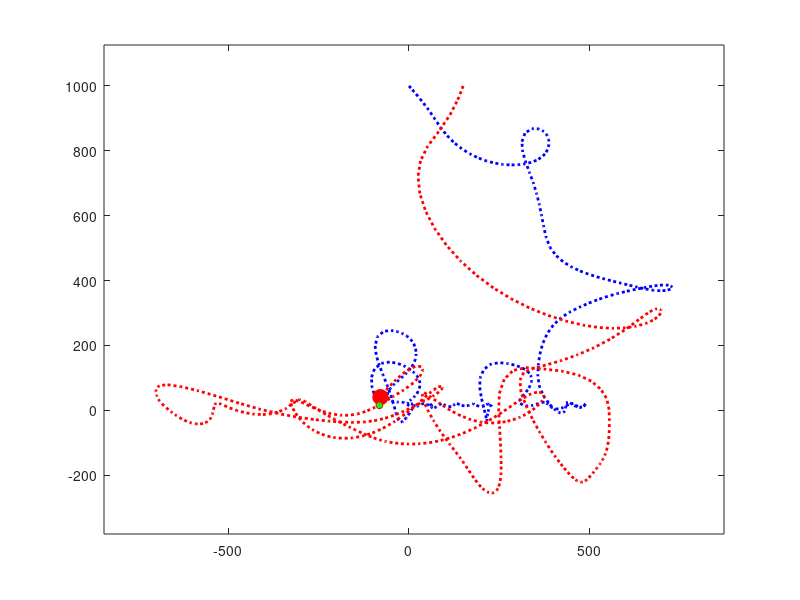
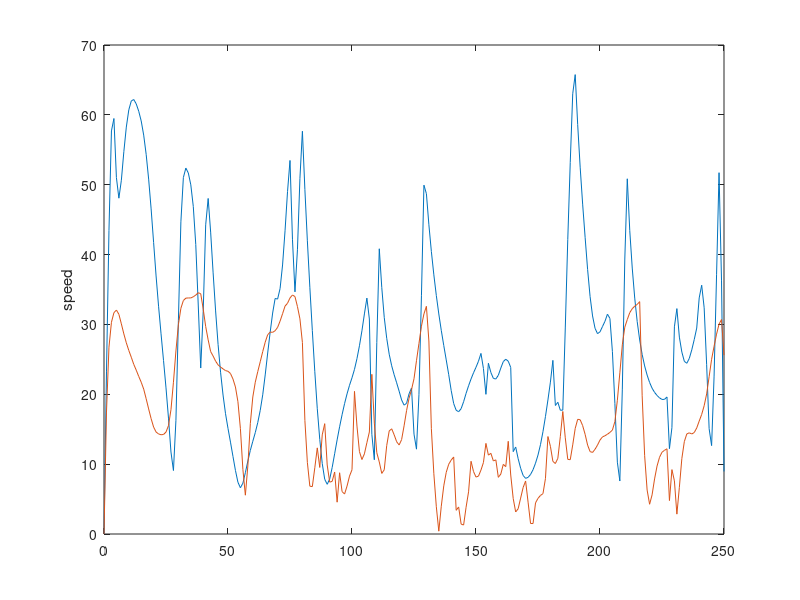

Here is the MATLAB script that generated these plots, in order:
function predator_prey
 close all
 g = 9.81;
 mr = 100; % Mass of predator, in kg
 my = 10.; % Mass of prey, in kg
 Frmax = 1.3*mr*g; % Max force on predator, in Newtons
 Fymax = 1.4*my*g; % Max force on prey, in Newtons
 c = 0.2; % Drag coeft, in N s/m
 initial_w = [150,1000,0,1000,0,0,0,0]; % Initial position/velocity
 force_table_predator = rand(51,2)-0.5;
 force_table_prey = rand(51,2)-0.5;
 options = odeset('Events',@event,'RelTol',0.01);
 [time_vals,sol_vals] = ode45(@(t,w) ...
  eom(t,w,mr,my,Frmax,Fymax,c,force_table_predator,force_table_prey), ...
 [0:1:250],initial_w,options);
 animate_projectiles(time_vals,sol_vals);
 figure
 plot(time_vals, (sol_vals(:,6).^2+sol_vals(:,5).^2).^0.5)
 ylabel("speed")
 hold on 
  plot(time_vals, (sol_vals(:,7).^2+sol_vals(:,8).^2).^0.5)

end
function dwdt = eom(t,w,mr,my,Frmax,Fymax,c,forcetable_r,forcetable_y)
% Extract the position and velocity variables from the vector w
% Note that this assumes the variables are stored in a particular order in w.
 pr=w(1:2); vr=w(5:6); py=w(3:4); vy=w(7:8);
 g = 9.81;
% Compute all the forces on the predator
 amiapredator = true;
 Fr = compute_f_groupname(t,Frmax,Fymax,amiapredator,pr,vr,py,vy);
% The force table varies between +/- 0.5 so this makes the random force
% vary between +/- 0.2*mr*g
 Frrand = 0.4*mr*g*compute_random_force(t,forcetable_r);
 Frdrag = -vr*norm(vr)*c;
 Frgrav = -mr*g*[0;1];
 Frtotal = Fr+Frrand+Frdrag+Frgrav;
 %Test force - Use this for testing only
 %Frtotal = Fr;
 amiapredator = false;
% Write similar code below to call your compute_f_groupname function to
% compute the force on the prey, determine the random forces on the prey,
% and determine the drag forces on the prey
 Fy = compute_f_groupname(t,Frmax,Fymax,amiapredator,pr,vr,py,vy);
 Fyrand = 0.4*my*g*compute_random_force(t,forcetable_r);
 Fydrag = -vy*norm(vy)*c;
 Fygrav = -my*g*[0;1];
 Fytotal = Fy+Fyrand+Fydrag+Fygrav;
 %t    Uncomment this line to display time in the command window as it runs
 %Test force - Use this for testing only
 %Fytotal = Fy;
 dwdt = [vr;vy;Frtotal/mr;Fytotal/my]; 
 
 end
 function [event,stop,direction] = event(t,w)
% Event function to stop calculation when predator catches prey
% Write your code here? For the event variable, use the distance between
% predator and prey. You could add other events to detect when predator/prey hit
% the ground as well. See the MATLAB manual for how to detect and
% distinguish between multiple events if you want to do this
pr=w(1:2); vr=w(5:6); py=w(3:4); vy=w(7:8);
dist = norm(pr-py); %addcomment
event = dist - 1;
stop = 1;
direction = -1; %Could also be 0
 end
 
 %The actual code where we write the behavior
 function F = compute_f_groupname(t,Frmax,Fymax,amiapredator,pr,vr,py,vy)
 mp = 100;
% Write your code to compute the forces below. This will be the function
% that you must submit to the competition. You don?t need to submit the rest
% of the code ? that?s just for test purposes
 
 
%Test code, does nothing meaningful currently
%Predator code
if (amiapredator)
     distance = norm(pr - py)
     if t == 0
        F = Frmax*[1;0];
    elseif pr(2) < 20
        F = Frmax * [0;1];
    elseif distance > 20
        velocity_relative = vr - vy;
        distance_apart = pr - py;
        time_to_catch = norm(distance_apart)/norm(velocity_relative);
        predicted_py = py + vy*time_to_catch;
        dist_between = predicted_py - pr;
        angle = dist_between/norm(dist_between);
        F = Frmax*[angle(1);angle(2)];
    elseif distance < 20 && norm(vr) > 2
        F = Frmax*-vr;
    elseif distance < 20
        velocity_relative = vr - vy;
        distance_apart = pr - py;
        time_to_catch = norm(distance_apart)/norm(velocity_relative);
        predicted_py = py + vy*time_to_catch;
        dist_between = predicted_py - pr;
        angle = dist_between/norm(dist_between);
        F = Frmax*[angle(1);angle(2)];
        %For loop to break for 2 seconds then accelerate toward prey
    end

    %F = Fscaled * 
%Prey code
else
    %Apply force perpendicular to predator velocity
    if t==0
       F = Fymax*[0;1]; 
    elseif py(2) < 20
        F = Fymax*[0;1];
    else
        perp_vector = [-vr(2); vr(1)]/norm(vr);
        F = Fymax*perp_vector;
    end
end
 
 end
 
%Random Force function
function F = compute_random_force(t,force_table)
% Computes value of fluctuating random force at time t, where 0<t<250.
% The variable force_table is a 51x2 matrix of pseudo-random
% numbers between -0.5 and 0.5, computed using
% force_table = rand(51,2)-0.5;
% NB ? THE FORCE TABLE MUST BE DEFINED OUTSIDE THIS FUNCTION
% If you define it in here it fries the ode45 function
F = [interp1([0:5:250],force_table(:,1),t);...
 interp1([0:5:250],force_table(:,2),t)];
end
%Animation function
function animate_projectiles(t,sols)
figure
xmax = max(max(sols(:,3)),max(sols(:,1)));
xmin = min(min(sols(:,3)),min(sols(:,1)));
ymax = max(max(sols(:,4)),max(sols(:,2)));
ymin = min(min(sols(:,4)),min(sols(:,2)));
dx = 0.1*(xmax-xmin)+0.5;
dy = 0.1*(ymax-ymin)+0.5;
for i = 1:length(t)
 clf
 plot(sols(1:i,3),sols(1:i,4),'LineWidth',2,'LineStyle',...
 ':','Color',[0 0 1]);
 ylim([ymin-dy ymax+dy]);
 xlim([xmin-dx xmax+dx]);
 hold on
 plot(sols(1:i,1),sols(1:i,2),'LineWidth',2,'LineStyle',':',...
 'Color',[1 0 0]);
 plot(sols(i,1),sols(i,2),'ro','MarkerSize',11,'MarkerFaceColor','r');
 plot(sols(i,3),sols(i,4),'ro','MarkerSize',5,'MarkerFaceColor','g');
 pause(0.1);
end
end

